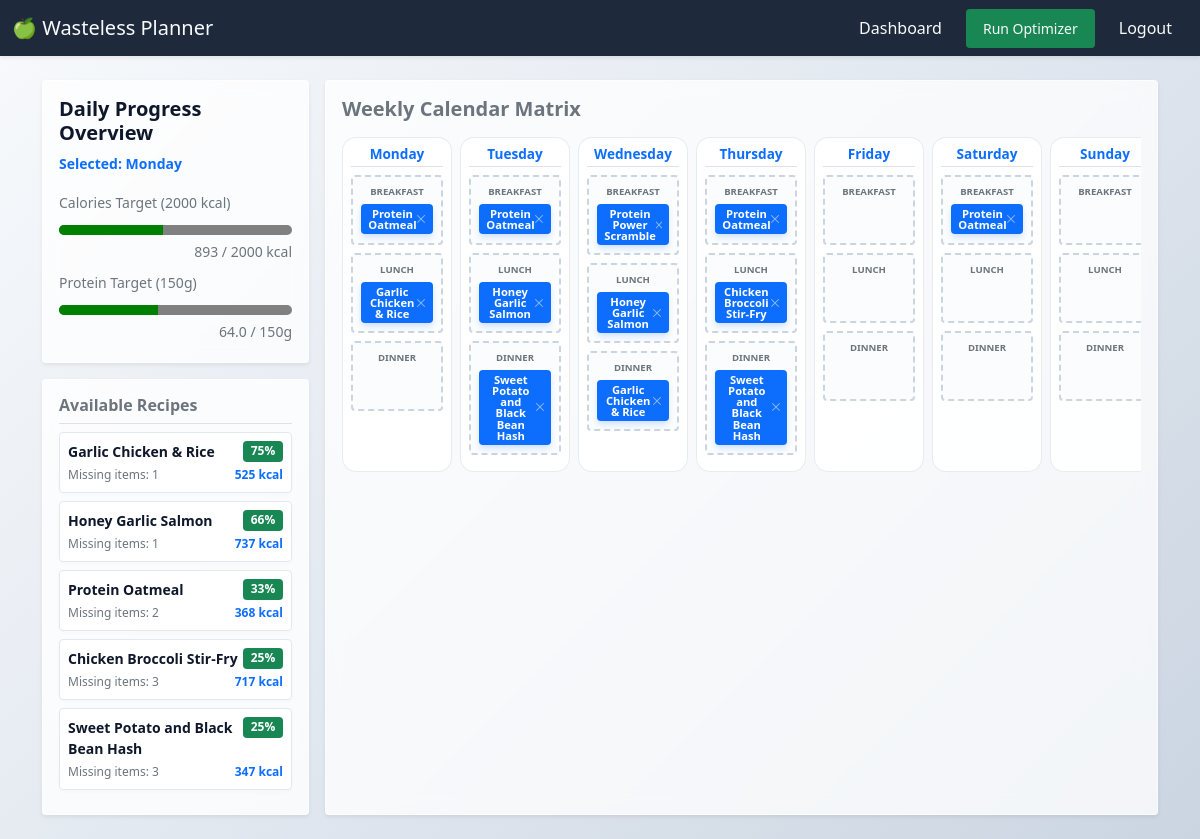
Page / (signed in) on the earlier database version.
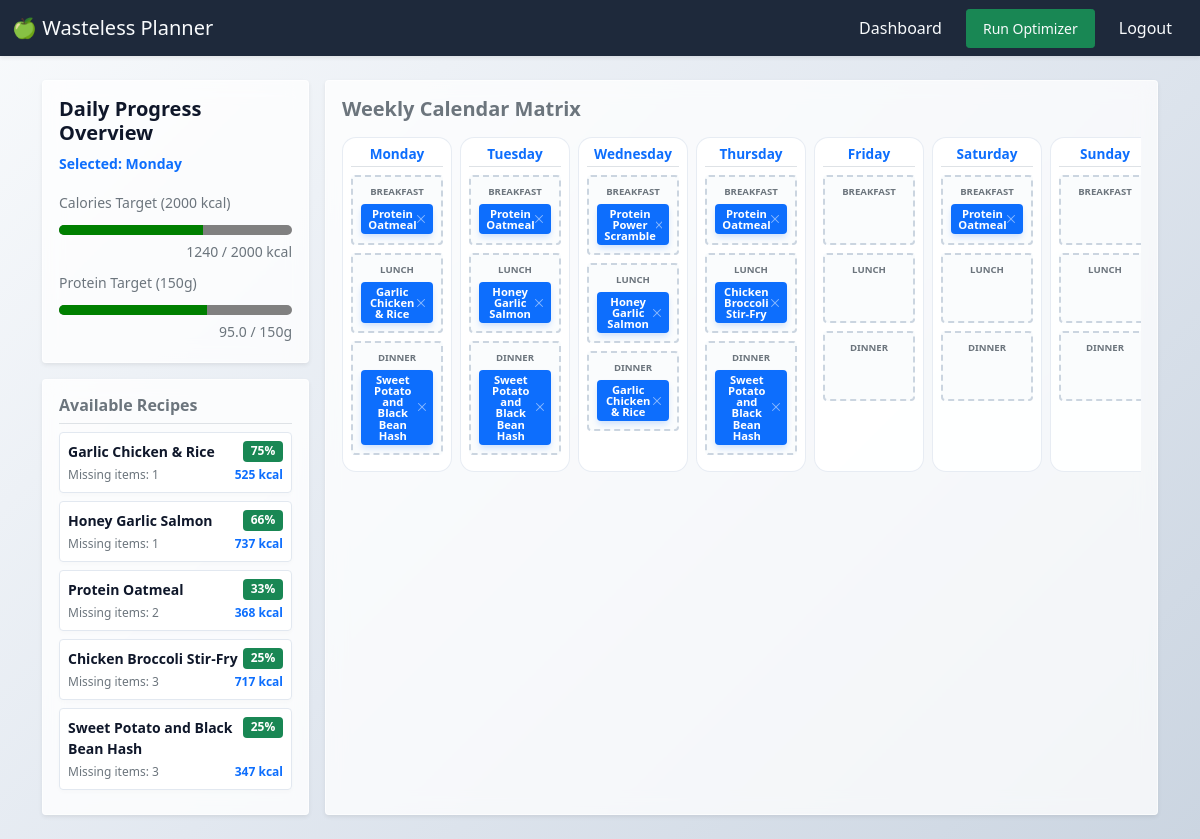
Same page on the later database version.
### planner/models.py (models this page shows, shortened)
class Recipe(models.Model):
    title = models.CharField(max_length=200, unique=True)
    instructions = models.TextField()
    prep_time = models.IntegerField(help_text="Time in minutes", validators=[MinValueValidator(1)])
    calories = models.IntegerField(validators=[MinValueValidator(0)], default=0)
    protein = models.DecimalField(max_digits=5, decimal_places=1, default=0.0, help_text="in grams")
    carbs = models.DecimalField(max_digits=5, decimal_places=1, default=0.0, help_text="in grams")
    fat = models.DecimalField(max_digits=5, decimal_places=1, default=0.0, help_text="in grams")
    created_at = models.DateTimeField(auto_now_add=True)

class MealPlan(models.Model):
    MEAL_CHOICES = [
        ('Breakfast', 'Breakfast'),
        ('Lunch', 'Lunch'),
        ('Dinner', 'Dinner'),
    ]
    user = models.ForeignKey(User, on_delete=models.CASCADE, related_name="meal_plans")
    recipe = models.ForeignKey(Recipe, on_delete=models.CASCADE)
    date = models.DateField()
    meal_type = models.CharField(max_length=15, choices=MEAL_CHOICES, default='Dinner')
    class Meta:
        ordering = ['date']
        unique_together = ('user', 'date', 'meal_type')

### planner/views.py (the view)
# urls.py: path('', views.dashboard_view, name='dashboard'),
@login_required
def dashboard_view(request):
    user = request.user
    today = timezone.now().date()
    pantry_items = PantryItem.objects.filter(user=user).select_related('ingredient')
    user_stock = {}
    expiring_items = []
    seen_ingredients = set()
    for item in pantry_items:
        ing_id = item.ingredient.id
        if ing_id not in user_stock:
            user_stock[ing_id] = Decimal("0.00")
        user_stock[ing_id] += item.quantity
        try:
            days_left = item.days_until_expiration()
        except Exception:
            days_left = 99
        if days_left <= 3 and ing_id not in seen_ingredients:
            expiring_items.append(item)
            seen_ingredients.add(ing_id)
    all_recipes = Recipe.objects.prefetch_related('recipe_ingredients__ingredient')
    recommended_recipes = []
    for recipe in all_recipes:
        requirements = recipe.recipe_ingredients.all()
        if not requirements:
            continue
        matched_ingredients = 0
        total_ingredients_count = len(requirements)
        for req in requirements:
            req_ing_id = req.ingredient.id
            if req_ing_id in user_stock and user_stock[req_ing_id] >= req.quantity:
                matched_ingredients += 1
        match_percentage = int((matched_ingredients / total_ingredients_count) * 100)
        if match_percentage >= 25:
            recommended_recipes.append({
                "recipe": recipe,
                "match_percentage": match_percentage,
                "missing_count": total_ingredients_count - matched_ingredients
            })
    recommended_recipes = get_recommended_recipes(request.user)
    calendar_days = [
        {"code": "MON", "name": "Monday"},
        {"code": "TUE", "name": "Tuesday"},
        {"code": "WED", "name": "Wednesday"},
        {"code": "THU", "name": "Thursday"},
        {"code": "FRI", "name": "Friday"},
        {"code": "SAT", "name": "Saturday"},
        {"code": "SUN", "name": "Sunday"},
    ]
    daily_macros = {
        "MON": {"calories": 0, "protein": 0.0},
        "TUE": {"calories": 0, "protein": 0.0},
        "WED": {"calories": 0, "protein": 0.0},
        "THU": {"calories": 0, "protein": 0.0},
        "FRI": {"calories": 0, "protein": 0.0},
        "SAT": {"calories": 0, "protein": 0.0},
        "SUN": {"calories": 0, "protein": 0.0},
    }
    saved_meals = MealPlan.objects.filter(user=user).select_related('recipe')
    day_map = {0: "MON", 1: "TUE", 2: "WED", 3: "THU", 4: "FRI", 5: "SAT", 6: "SUN"}
    for plan in saved_meals:
        code = day_map.get(plan.date.weekday(), "MON")
        plan.date_code = code
        if plan.recipe:
            cals = getattr(plan.recipe, 'calories', 0) or 0
            prot = getattr(plan.recipe, 'protein', 0) or 0
            daily_macros[code]["calories"] += int(cals)
            daily_macros[code]["protein"] += int(prot)
    context = {
        "pantry_items": pantry_items,
        "expiring_items": expiring_items,
        "recommended_recipes": recommended_recipes[:6],  # Constrain UI view window to top 6 hits
        "today": today,
        "calendar_days": calendar_days,
        "saved_meals": saved_meals,
        "daily_macros": daily_macros,
        "mon_cals": daily_macros["MON"]["calories"],
        "mon_prot": daily_macros["MON"]["protein"],
    }
    return render(request, "planner/index.html", context)

### planner/models.py (called while the page is built)
    def days_until_expiration(self):
        delta = self.expiration_date - timezone.now().date()
        return delta.days

### planner/templates/planner/index.html (shortened to what the changed rows need)
{% extends "planner/layout.html" %}
{% block body %}
<div class="d-flex flex-nowrap row g-3">
    <aside class="col-12 col-md-4 col-lg-3" id="macro-summary-panel">
        <div class="card p-3 shadow-sm mb-3">
            <div class="mb-2">
                <label for="calories-progress" class="form-label mb-1 small text-muted">Calories Target (2000 kcal)</label>
                <progress id="calories-progress" class="w-100" value="{{ mon_cals }}" max="2000"></progress>
                <small class="text-muted d-block text-end" id="calories-text-value">{{ mon_cals }} / 2000 kcal</small>
            </div>
            <div class="mb-1">
                <label for="protein-progress" class="form-label mb-1 small text-muted">Protein Target (150g)</label>
                <progress id="protein-progress" class="w-100" value="{{ mon_prot }}" max="150"></progress>
                <small class="text-muted d-block text-end" id="protein-text-value">{{ mon_prot }} / 150g</small>
            </div>
        </div>
        <div class="card p-3 shadow-sm" id="recipe-pool">
            {% if recommended_recipes %}
                {% for item in recommended_recipes %}
                    <div class="recipe-card p-2 mb-2 border rounded bg-light"
                         draggable="true"
                         data-recipe-id="{{ item.recipe.id }}"
                         data-calories="{{ item.recipe.calories }}"
                         data-protein="{{ item.recipe.protein }}"
                         style="cursor: grab;">
                        <div class="d-flex justify-content-between align-items-start">
                            <strong class="text-dark small">{{ item.recipe.title }}</strong>
                            <span class="badge bg-success small">{{ item.match_percentage }}%</span>
                        </div>
                        <div class="text-muted mt-1 d-flex justify-content-between" style="font-size: 0.75rem;">
                            <span>Missing items: {{ item.missing_count }}</span>
                            <span class="text-primary fw-bold">{{ item.recipe.calories }} kcal</span>
                        </div>
                    </div>
                {% endfor %}
            {% else %}
                <p class="text-muted small text-center my-3">No recipe matches found (Min. 25% match required).</p>
            {% endif %}
        </div>
    </aside>
    <section class="col-12 col-md-8 col-lg-9" id="calendar-workspace">
        <div class="card p-3 shadow-sm h-100">
            <h2 class="h5 fw-bold mb-3 text-secondary">Weekly Calendar Matrix</h2>
            <div class="calendar-grid" style="display: grid; grid-template-columns: repeat(7, minmax(110px, 1fr)); gap: 0.5rem; overflow-x: auto;">
                {% for day in calendar_days %}
                <div class="calendar-day-column border rounded p-2 bg-white" data-day-code="{{ day.code }}" data-day-name="{{ day.name }}">
                    <h6 class="text-center text-primary border-bottom pb-1 fw-bold" style="font-size: 0.85rem;">{{ day.name }}</h6>
                    <div class="meal-slot border rounded p-2 my-2 bg-light text-center"
                         data-meal-type="Breakfast"
                         data-current-calories="{% for plan in saved_meals %}{% if plan.date_code == day.code and plan.meal_type == 'Breakfast' %}{{ plan.recipe.calories }}{% endif %}{% endfor %}"
                         data-current-protein="{% for plan in saved_meals %}{% if plan.date_code == day.code and plan.meal_type == 'Breakfast' %}{{ plan.recipe.protein }}{% endif %}{% endfor %}"
                         style="min-height: 70px;">
                        <small class="slot-label text-muted d-block fw-bold" style="font-size: 0.6rem;">BREAKFAST</small>
                        <div class="slot-occupied-zone mt-1">
                            {% for plan in saved_meals %}
                                {% if plan.date_code == day.code and plan.meal_type == "Breakfast" %}
                                    <span class="recipe-card badge bg-primary w-100 py-1 text-wrap d-flex justify-content-between align-items-center"
                                        draggable="true"
                                        data-recipe-id="{{ plan.recipe.id }}"
                                        data-calories="{{ plan.recipe.calories }}"
                                        data-protein="{{ plan.recipe.protein }}"
                                        style="cursor: grab; font-size: 0.7rem;">
                                        <strong class="text-white">{{ plan.recipe.title }}</strong>
                                        <button type="button" class="btn-close btn-close-white remove-meal-btn"
                                                aria-label="Remove"
                                                style="font-size: 0.5rem; padding: 0.2rem; cursor: pointer;"></button>
                                    </span>
                                {% endif %}
                            {% endfor %}
                        </div>
                    </div>
                    <div class="meal-slot border rounded p-2 my-2 bg-light text-center"
                         data-meal-type="Lunch"
                         data-current-calories="{% for plan in saved_meals %}{% if plan.date_code == day.code and plan.meal_type == 'Lunch' %}{{ plan.recipe.calories }}{% endif %}{% endfor %}"
                         data-current-protein="{% for plan in saved_meals %}{% if plan.date_code == day.code and plan.meal_type == 'Lunch' %}{{ plan.recipe.protein }}{% endif %}{% endfor %}"
                         style="min-height: 70px;">
                        <small class="slot-label text-muted d-block fw-bold" style="font-size: 0.6rem;">LUNCH</small>
                        <div class="slot-occupied-zone mt-1">
                            {% for plan in saved_meals %}
                                {% if plan.date_code == day.code and plan.meal_type == "Lunch" %}
                                    <span class="recipe-card badge bg-primary w-100 py-1 text-wrap d-flex justify-content-between align-items-center"
                                        draggable="true"
                                        data-recipe-id="{{ plan.recipe.id }}"
                                        data-calories="{{ plan.recipe.calories }}"
                                        data-protein="{{ plan.recipe.protein }}"
                                        style="cursor: grab; font-size: 0.7rem;">
                                        <strong class="text-white">{{ plan.recipe.title }}</strong>
                                        <button type="button" class="btn-close btn-close-white remove-meal-btn"
                                                aria-label="Remove"
                                                style="font-size: 0.5rem; padding: 0.2rem; cursor: pointer;"></button>
                                    </span>
                                {% endif %}
                            {% endfor %}
                        </div>
                    </div>
                    <div class="meal-slot border rounded p-2 my-2 bg-light text-center"
                         data-meal-type="Dinner"
                         data-current-calories="{% for plan in saved_meals %}{% if plan.date_code == day.code and plan.meal_type == 'Dinner' %}{{ plan.recipe.calories }}{% endif %}{% endfor %}"
                         data-current-protein="{% for plan in saved_meals %}{% if plan.date_code == day.code and plan.meal_type == 'Dinner' %}{{ plan.recipe.protein }}{% endif %}{% endfor %}"
                         style="min-height: 70px;">
                        <small class="slot-label text-muted d-block fw-bold" style="font-size: 0.6rem;">DINNER</small>
                        <div class="slot-occupied-zone mt-1">
                            {% for plan in saved_meals %}
                                {% if plan.date_code == day.code and plan.meal_type == "Dinner" %}
                                    <span class="recipe-card badge bg-primary w-100 py-1 text-wrap d-flex justify-content-between align-items-center"
                                        draggable="true"
                                        data-recipe-id="{{ plan.recipe.id }}"
                                        data-calories="{{ plan.recipe.calories }}"
                                        data-protein="{{ plan.recipe.protein }}"
                                        style="cursor: grab; font-size: 0.7rem;">
                                        <strong class="text-white">{{ plan.recipe.title }}</strong>
                                        <button type="button" class="btn-close btn-close-white remove-meal-btn"
                                                aria-label="Remove"
                                                style="font-size: 0.5rem; padding: 0.2rem; cursor: pointer;"></button>
                                    </span>
                                {% endif %}
                            {% endfor %}
                        </div>
                    </div>
                </div>
                {% endfor %}
            </div>
        </div>
    </section>
</div>
{% endblock %}

Differences in the rows shown:
added MealPlan: recipe "Sweet Potato and Black Bean Hash", shown under "Monday"
Other differences:
{{ mon_cals }}: 893 → 1240 (drawn)
{{ mon_cals }}: "893" → "1240"
{{ mon_prot }}: 64.0 → 95.0 (drawn)
{{ mon_prot }}: "64.0" → "95.0"
